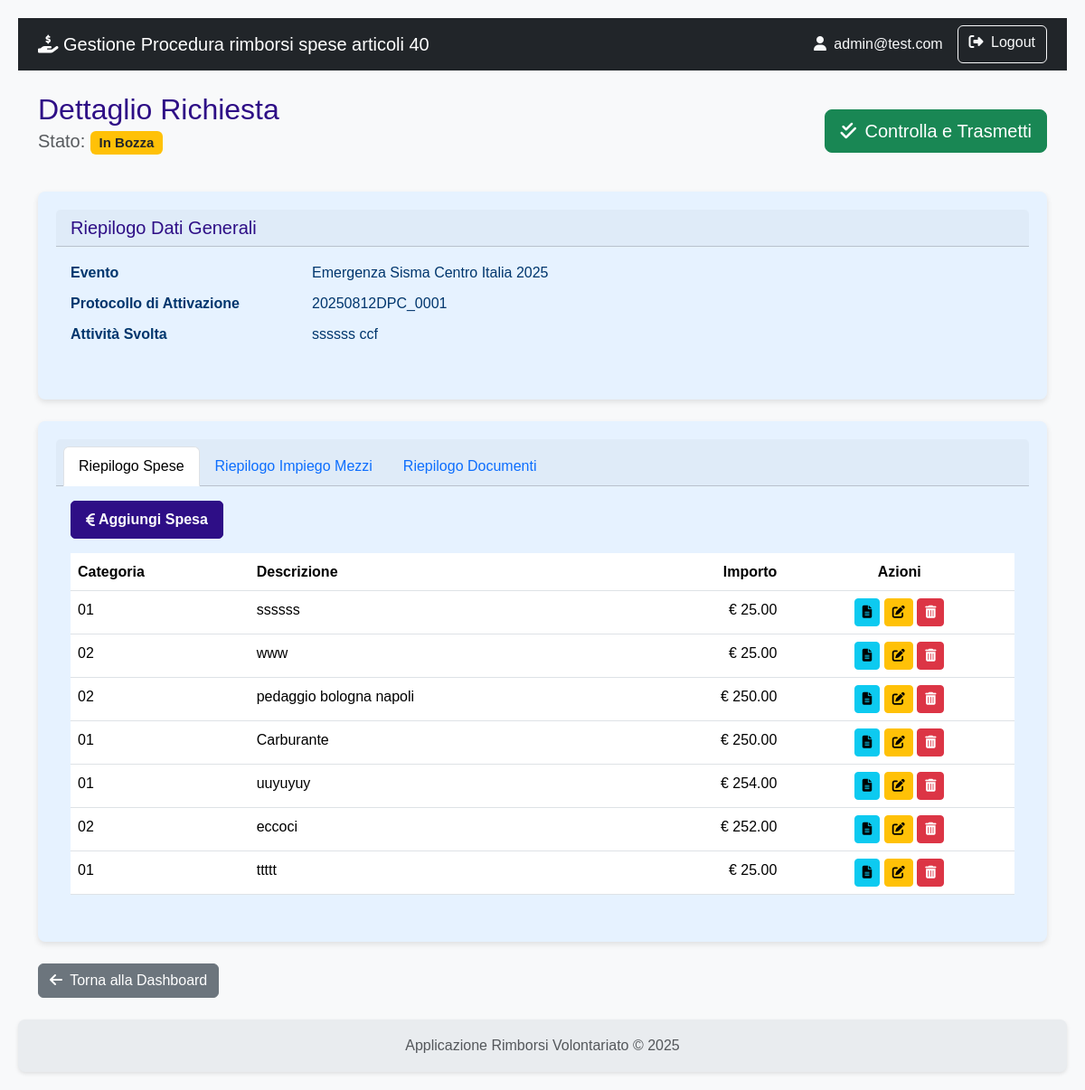
Screenshot of /richiesta/dettaglio/4 (signed in) with the database file from the repository.
### rimborsi/models.py (models this page shows)
class User(db.Model, UserMixin):
    id = db.Column(db.Integer, primary_key=True)
    username = db.Column(db.String(80), nullable=False)
    email = db.Column(db.String(120), nullable=False)
    password_hash = db.Column(db.String(120), nullable=False)
    role = db.Column(db.String(20), nullable=False)
    organizzazioni = db.relationship('Organizzazione', secondary=associazione_utente_organizzazione, back_populates='utenti_compilatori')
    __table_args__ = (
        db.UniqueConstraint('username', name='uq_user_username'),
        db.UniqueConstraint('email', name='uq_user_email'),
    )

class Evento(db.Model):
    id = db.Column(db.Integer, primary_key=True)
    protocollo_attivazione = db.Column(db.String(50), unique=True)
    nome = db.Column(db.String(100), nullable=False)
    descrizione = db.Column(db.Text)
    tipologia = db.Column(db.String(1), nullable=False)
    data_inizio = db.Column(db.Date)
    data_fine = db.Column(db.Date)
    richieste = db.relationship('Richiesta', backref='evento', lazy=True)
    __table_args__ = (db.UniqueConstraint('protocollo_attivazione', name='uq_evento_protocollo_attivazione'),)

class Richiesta(db.Model):
    id = db.Column(db.Integer, primary_key=True)
    codice_uni = db.Column(db.String(25),  nullable=False)
    stato = db.Column(db.String(1), default='A', nullable=False)
    esito = db.Column(db.String(1))
    attivita_svolta = db.Column(db.Text)
    data_inizio_attivita = db.Column(db.Date)
    data_fine_attivita = db.Column(db.Date)
    numero_volontari_coinvolti = db.Column(db.Integer)
    data_creazione = db.Column(db.DateTime, default=datetime.utcnow)
    data_invio = db.Column(db.DateTime)
    protocollo_invio = db.Column(db.String(50), nullable=True)
    note_istruttoria = db.Column(db.Text, nullable=True)
    data_fine_istruttoria = db.Column(db.DateTime)
    protocollo_istruttoria = db.Column(db.String(50), nullable=True)
    evento_id = db.Column(db.Integer, db.ForeignKey('evento.id'), nullable=False)
    organizzazione_id = db.Column(db.Integer, db.ForeignKey('organizzazione.id'), nullable=False)
    impieghi = db.relationship('ImpiegoMezzoAttrezzatura', backref='richiesta', lazy=True, cascade="all, delete-orphan")
    spese = db.relationship('Spesa', backref='richiesta', lazy=True, cascade="all, delete-orphan")
    __table_args__ = (
        db.UniqueConstraint('protocollo_invio', name='uq_richiesta_protocollo_invio'),
        db.UniqueConstraint('protocollo_istruttoria', name='uq_richiesta_protocollo_istruttoria'),
        db.UniqueConstraint('codice_uni', name='uq_richiesta_codice_uni')
    )

class Spesa(db.Model):
    id = db.Column(db.Integer, primary_key=True)
    data_spesa = db.Column(db.Date, nullable=False)
    categoria = db.Column(db.String(1), nullable=False)
    descrizione_spesa = db.Column(db.String(250))
    importo_richiesto = db.Column(db.Float, nullable=False)
    importo_approvato = db.Column(db.Float)
    note_istruttoria = db.Column(db.Text)
    richiesta_id = db.Column(db.Integer, db.ForeignKey('richiesta.id'), nullable=False)
    documenti = db.relationship('DocumentoSpesa', backref='spesa', lazy=True, cascade="all, delete-orphan")
    impiego_id = db.Column(db.Integer, db.ForeignKey('impiego_mezzo_attrezzatura.id'), nullable=True)

### rimborsi/richiesta/routes.py (the view)
@richiesta_bp.route('/dettaglio/<int:richiesta_id>')
@login_required
def dettaglio_richiesta(richiesta_id):
    richiesta = Richiesta.query.get_or_404(richiesta_id)
    return render_template('richiesta/dettaglio_richiesta.html', richiesta=richiesta)

### rimborsi/models.py (called while the page is built)
    def get_tipo_documento_display(self):
        tipo = {
            'A': 'Scontrino',
            'B': 'Fattura',
            'C': 'Autorizzazione',
            'D': 'Attestazione Danno'
        }
        return tipo.get(self.tipo_documento, self.tipo_documento)

    @property
    def km_totali(self):
        if self.km_partenza is not None and self.km_arrivo is not None:
            return self.km_arrivo - self.km_partenza
        return 0

### rimborsi/templates/richiesta/dettaglio_richiesta.html (shortened to what this page needs)
{% extends 'base.html' %}
{% block content %}
    <div class="d-flex justify-content-between align-items-center mb-4">
        <div>
            <h2 class="mb-0">Dettaglio Richiesta</h2>
            <p class="lead text-muted">
                Stato:
                {% if richiesta.stato == 'A' %}
                    <span class="badge bg-warning text-dark">In Bozza</span>
                {% elif richiesta.stato == 'B' %}
                    <span class="badge bg-info">In Istruttoria</span>
                {% elif richiesta.stato == 'C' %}
                    <span class="badge bg-success">Istruita</span>
                {% endif %}
            </p>
        </div>
        <div>
             {% if richiesta.stato == 'A' %}
            <a href="{{ url_for('richiesta.controlla_richiesta', richiesta_id=richiesta.id) }}" class="btn btn-success btn-lg" title="Vai alla pagina di controllo finale">
            <i class="fas fa-check-double me-1"></i> Controlla e Trasmetti
            </a>
            {% endif %}
        </div>
    </div>
    <div class="card shadow-sm mb-4">
        <div class="card-header"><h5 class="mb-0">Riepilogo Dati Generali</h5></div>
        <div class="card-body">
            <dl class="row">
                <dt class="col-sm-3">Evento</dt>
                <dd class="col-sm-9">{{ richiesta.evento.nome }}</dd>
                <dt class="col-sm-3">Protocollo di Attivazione</dt>
                <dd class="col-sm-9">{{ richiesta.evento.protocollo_attivazione }}</dd>
                <dt class="col-sm-3">Attività Svolta</dt>
                <dd class="col-sm-9">{{ richiesta.attivita_svolta }}</dd>
            </dl>
        </div>
    </div>
    <div class="card shadow-sm">
        <div class="card-header">
            <ul class="nav nav-tabs card-header-tabs">
                <li class="nav-item">
                    <a class="nav-link active" data-bs-toggle="tab" href="#tab-spese">Riepilogo Spese</a>
                </li>
                <li class="nav-item">
                    <a class="nav-link" data-bs-toggle="tab" href="#tab-impieghi">Riepilogo Impiego Mezzi</a>
                </li>
                <li class="nav-item">
                    <a class="nav-link" data-bs-toggle="tab" href="#tab-documenti">Riepilogo Documenti</a>
                </li>
            </ul>
        </div>
        <div class="card-body">
            <div class="tab-content">
                <div class="tab-pane fade show active" id="tab-spese">
                     {% if richiesta.stato == 'A' %}
                    <a href="{{ url_for('richiesta.crea_spesa', richiesta_id=richiesta.id) }}" class="btn btn-primary mb-3">
                        <i class="fas fa-euro-sign me-1"></i> Aggiungi Spesa
                    </a>
                    {% endif %}
                    <table class="table table-hover">
                        <thead>
                            <tr>
                                <th>Categoria</th>
                                <th>Descrizione</th>
                                <th class="text-end">Importo</th>
                                <th class="text-center">Azioni</th>
                            </tr>
                        </thead>
                        <tbody>
                            {% for spesa in richiesta.spese %}
                            <tr>
                                <td>{{ spesa.categoria }}</td>
                                <td>{{ spesa.descrizione_spesa }}</td>
                                <td class="text-end">&euro; {{ "%.2f"|format(spesa.importo_richiesto) }}</td>
                                <td class="text-center">
                                     <a href="{{ url_for('richiesta.lista_documenti', spesa_id=spesa.id) }}" class="btn btn-info btn-sm" title="Gestisci documenti">
                                         <i class="fas fa-file-alt"></i>
                                      </a>
                                      {% if richiesta.stato == 'A' %}
                                       <a href="{{ url_for('richiesta.modifica_spesa', richiesta_id=richiesta.id, spesa_id=spesa.id) }}" class="btn btn-warning btn-sm" title="Modifica spesa">
                                            <i class="fas fa-edit"></i>
                                       </a>
                                        <form action="{{ url_for('richiesta.cancella_spesa', richiesta_id=richiesta.id, spesa_id=spesa.id) }}" method="POST" style="display:inline;">
                                            <button type="submit" class="btn btn-danger btn-sm" title="Cancella spesa" onclick="return confirm('Sei sicuro di voler cancellare questa spesa?');">
                                                <i class="fas fa-trash-alt"></i>
                                            </button>
                                        </form>
                                        {% endif %}
                                </td>
                            </tr>
                            {% else %}
                            <tr><td colspan="4" class="text-center text-muted">Nessuna spesa inserita.</td></tr>
                            {% endfor %}
                        </tbody>
                    </table>
                </div>
            </div>
        </div>
    </div>
    <div class="mt-4">
        <a href="{{ url_for('main.dashboard') }}" class="btn btn-secondary">
            <i class="fas fa-arrow-left me-1"></i> Torna alla Dashboard
        </a>
    </div>
{% endblock %}

### rimborsi/templates/base.html (shortened to what this page needs)
<!doctype html>
<html lang="it" class="h-100">
<head>
    <link href="https://cdn.jsdelivr.net/npm/bootstrap@5.3.3/dist/css/bootstrap.min.css" rel="stylesheet" xintegrity="sha384-QWTKZyjpPEjISv5WaRU9OFeRpok6YctnYmDr5pNlyT2bRjXh0JMhjY6hW+ALEwIH">
    <link rel="stylesheet" href="https://cdnjs.cloudflare.com/ajax/libs/font-awesome/6.5.2/css/all.min.css" xintegrity="sha512-SnH5WK+bZxgPHs44uWIX+LLJAJ9/2PkPKZ5QiAj6Ta86w+fsb2TkcmfRyVX3pBnMFcV7oQPJkl9QevSCWr3W6A==" />
    <link rel="stylesheet" href="{{ url_for('static', filename='css/styles.css') }}">
</head>
<body>
    <nav class="navbar navbar-expand-lg navbar-dark bg-dark">
        <div class="container">
            <a class="navbar-brand" href="{{ url_for('auth.index') }}">
                <i class="fas fa-hand-holding-dollar"></i>
                Gestione Procedura rimborsi spese articoli 40
            </a>
            <div class="collapse navbar-collapse" id="navbarNav">
                <div class="d-flex ms-auto">
                    {% if current_user.is_authenticated %}
                        <span class="navbar-text me-3 text-light">
                            <i class="fas fa-user me-1"></i> {{ current_user.email }}
                        </span>
                        <a href="{{ url_for('auth.logout') }}" class="btn btn-outline-light">
                            <i class="fas fa-sign-out-alt me-1"></i> Logout
                        </a>
                    {% else %}
                        <a href="{{ url_for('auth.registrati') }}" class="btn btn-outline-light me-2">Registrati</a>
                        <a href="{{ url_for('auth.login') }}" class="btn btn-outline-light">Login</a>
                    {% endif %}
                </div>
            </div>
        </div>
    </nav>
    <main class="container my-4">
        {% block content %}{% endblock %}
    </main>
    <footer class="footer mt-auto py-3">
        <div class="container text-center">
            <span class="text-muted">Applicazione Rimborsi Volontariato &copy; 2025</span>
        </div>
    </footer>
</body>
</html>

### rimborsi/static/css/styles.css (style rules this page uses)
:root { --color-primary: #2e0e86; --color-primary-hover: #142fca; --color-text-light: #ffffff; --color-card-bg: #e6f2ff; --color-card-text: #00366d; --color-bg: #f4f4f4; --color-text-dark: #333; --color-link: #0055a4; --border-radius: 8px; --box-shadow: 0 2px 4px rgba(0, 0, 0, 0.1); --box-shadow-card: 0 3px 6px rgba(0, 0, 0, 0.1); --transition-standard: all 0.3s ease; }
body { font-family: Arial, sans-serif; background-color: var(--color-bg); color: var(--color-text-dark); margin: 0; padding: 20px; line-height: 1.6; }
h1, h2, h3, h4, h5, h6 { color: var(--color-primary); margin-top: 0; }
a { color: var(--color-link); text-decoration: none; }
.btn-primary { background-color: var(--color-primary) !important; border-color: var(--color-primary) !important; color: var(--color-text-light) !important; font-weight: bold !important; text-decoration: none !important; display: inline-flex !important; align-items: center !important; justify-content: center !important; padding: 0.5rem 1rem !important; border-radius: 5px !important; transition: var(--transition-standard) !important; cursor: pointer; }
.btn-primary i { margin-right: 0.25rem !important; }
.card { flex: 1; background-color: var(--color-card-bg); color: var(--color-card-text); border-radius: var(--border-radius); padding: 20px; box-shadow: var(--box-shadow-card); transition: transform 0.2s ease-in-out; border: none; }
.card-body i { transition: var(--transition-standard); }
.shadow-sm { box-shadow: var(--box-shadow-card) !important; }
.text-center { text-align: center; }
.footer { display: flex; justify-content: left; gap: 20px; background-color: var(--color-primary); padding: 15px 20px; border-radius: var(--border-radius); margin-top: 20px; box-shadow: var(--box-shadow); }

### rimborsi/templates/base.html (style rules this page uses)
body { display: flex; flex-direction: column; min-height: 100vh; background-color: #f8f9fa; }
main { flex: 1; }
.footer { background-color: #e9ecef; }

### rows the page displays
User: email "admin@test.com"
Evento: evento.nome "Emergenza Sisma Centro Italia 2025", evento.protocollo_attivazione "20250812DPC_0001"
Richiesta: attivita_svolta "ssssss ccf"
Spesa: categoria "01", descrizione_spesa "ssssss", importo_richiesto "25.00"
Spesa: categoria "02", descrizione_spesa "www", importo_richiesto "25.00"
Spesa: categoria "02", descrizione_spesa "pedaggio bologna napoli", importo_richiesto "250.00"
Spesa: categoria "01", descrizione_spesa "Carburante", importo_richiesto "250.00"
Spesa: categoria "01", descrizione_spesa "uuyuyuy", importo_richiesto "254.00"
Spesa: categoria "02", descrizione_spesa "eccoci", importo_richiesto "252.00"
Spesa: categoria "01", descrizione_spesa "ttttt", importo_richiesto "25.00"
